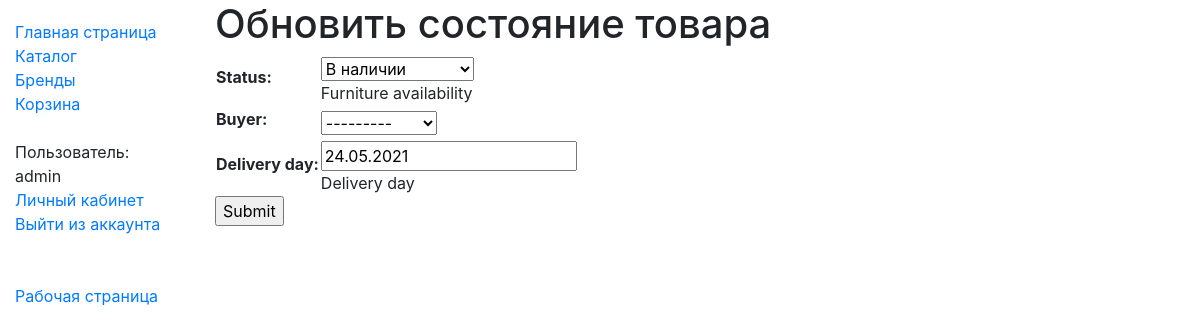
/catalog/furnitureinstance/8404fdc0-6651-4dba-95cb-f2a9896512bf/update/ (signed in), run on an earlier commit of the app's database.
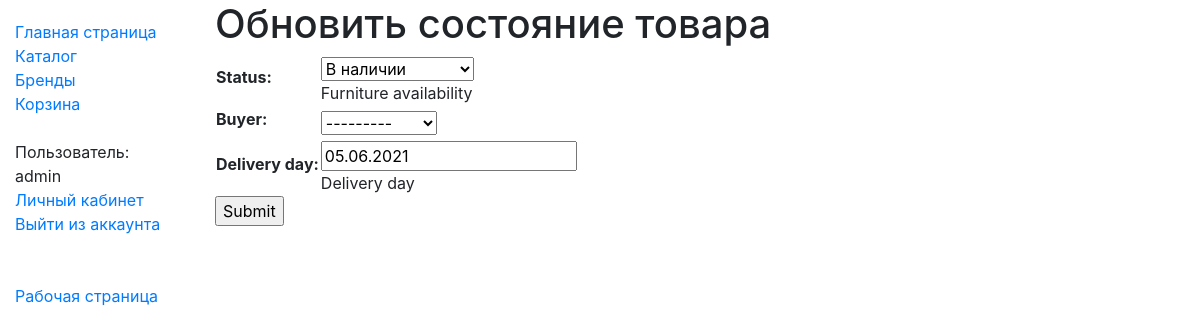
And on a later commit of the database.
### catalog/models.py (models this page shows, shortened)
class FurnitureInstance(models.Model):
    id = models.UUIDField(primary_key=True, default=uuid.uuid4,
                          help_text="Unique ID for this particular furniture")
    furniture = models.ForeignKey('Furniture', on_delete=models.SET_NULL, null=True)
    buyer = models.ForeignKey(User, on_delete=models.SET_NULL, null=True, blank=True)
    Availability_STATUS = (
        ('a', 'В наличии'),
        ('n', 'Куплен'),
        ('r', 'Зарезервирован'),
    )
    status = models.CharField(max_length=1, choices=Availability_STATUS, blank=True, default='m', help_text='Furniture availability')
    delivery_day = models.DateField(default=date.today() + timedelta(days=10), help_text="Delivery day")
    class Meta:
        ordering = ["status"]
        permissions = (("worker", "Can manage catalog items (WORKER)"),)

### catalog/views.py (the view)
# urls.py: path('furnitureinstance/<uuid:pk>/update/', views.FurnitureInstanceUpdate.as_view(), name='furnitureinstance-update'),
class FurnitureInstanceUpdate(PermissionRequiredMixin, UpdateView):
    permission_required = 'catalog.worker'
    model = FurnitureInstance
    fields = ['status', 'buyer', 'delivery_day']
    success_url = reverse_lazy('furniture')

### catalog/templates/catalog/furnitureinstance_form.html (shortened to what this page needs)
{% extends "base_generic.html" %}
{% block content %}
  <h1> Обновить состояние товара </h1>
  <form action="" method="post">
    <table>
    {{ form.as_table }}
    </table>
    <input type="submit" value="Submit">
  </form>
{% endblock %}

What changed in the data, as far as the page shows it:
changed FurnitureInstance "В наличии": delivery_day "24.05.2021" → "05.06.2021"
